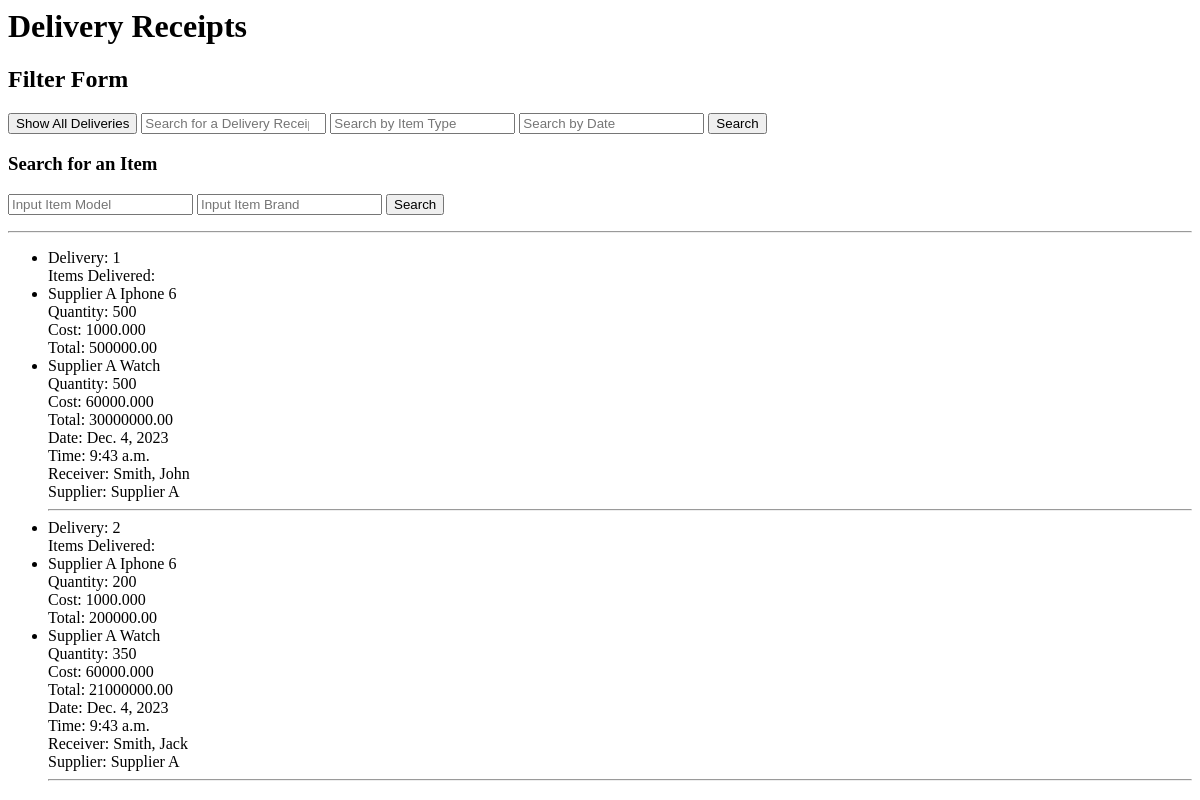
/delivery/, run on an earlier commit of the app's database.
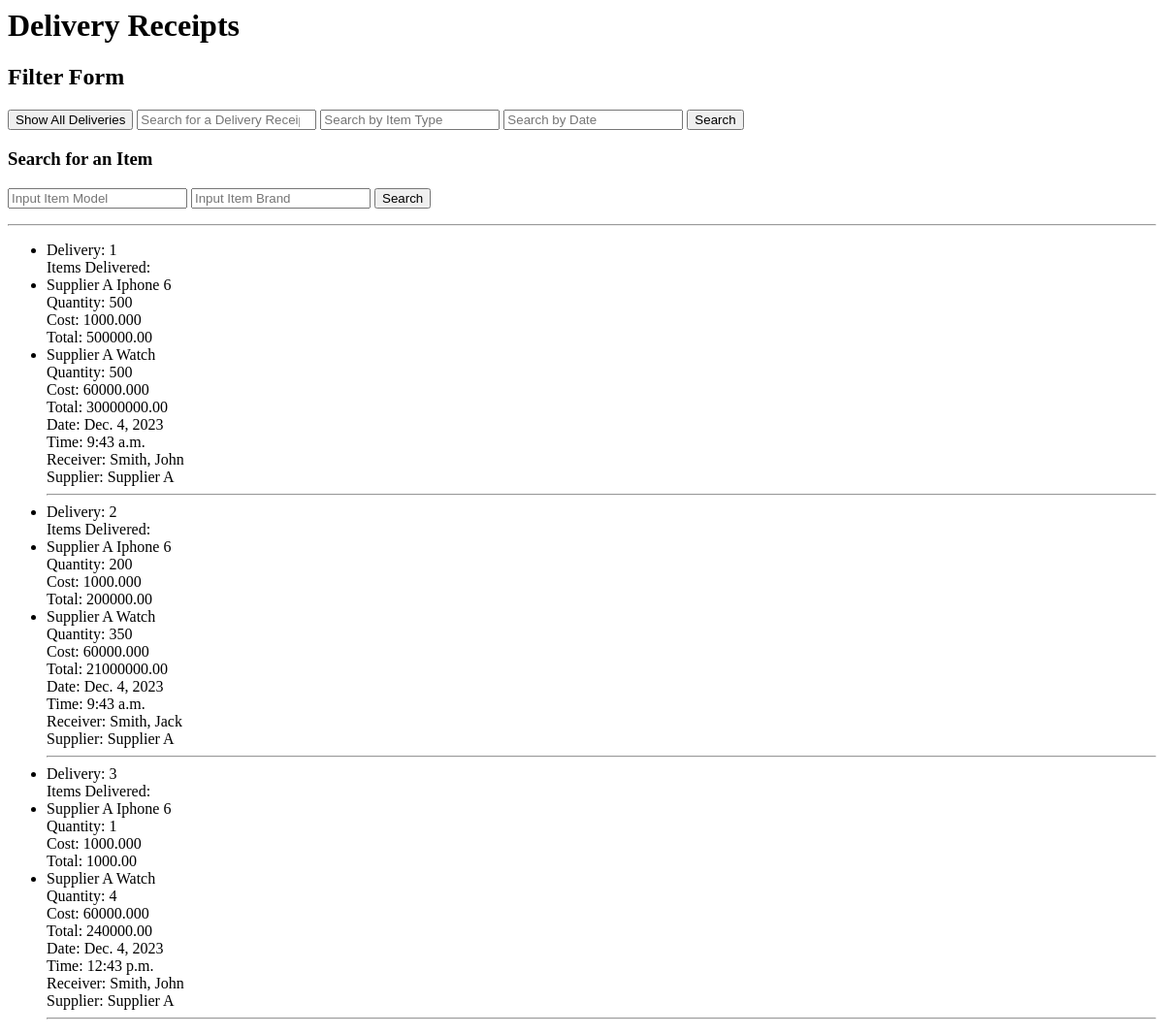
And on a later commit of the database.
### supplier/models.py (models this page shows, shortened)
class Delivery(models.Model):
    delivery_number = models.AutoField(primary_key=True, unique=True)
    order = models.ForeignKey("staff.Order", on_delete=models.CASCADE, null=True, blank=True, related_name='delivered_items')
    delivery_date = models.DateField(auto_now_add=True)
    delivery_time = models.TimeField(auto_now_add=True)

class Supplier(models.Model):
    supplier_name = models.CharField(max_length = 300, primary_key = True)
    supplier_phone_number = models.CharField(max_length = 300)
    def __str__(self):
        return f"{self.supplier_name}"

### items/models.py (models this page shows, shortened)
class DeliveredItem(models.Model):
    ordered_item = models.ForeignKey('OrderedItem', on_delete=models.CASCADE)
    delivery = models.ForeignKey(Delivery, on_delete=models.CASCADE, related_name='delivered_items')

class OrderedItem(models.Model):
    item = models.ForeignKey('SupplierItem', on_delete=models.CASCADE)
    order = models.ForeignKey(Order, on_delete=models.CASCADE)
    order_quantity = models.IntegerField()
    order_total_cost = models.DecimalField(max_digits=10, decimal_places=2, default=0, editable=False)

class SupplierItem(models.Model):
    TIMEPIECES = 'Timepieces'
    DIGITAL_CAMERAS = 'Digital Cameras and Accessories'
    MOBILE_PHONES = 'Mobile Phones'
    SMALL_APPLIANCES = 'Small Appliances'
    ITEM_TYPE_CHOICES = [
        (TIMEPIECES, 'Timepieces'),
        (DIGITAL_CAMERAS, 'Digital Cameras and Accessories'),
        (MOBILE_PHONES, 'Mobile Phones'),
        (SMALL_APPLIANCES, 'Small Appliances'),
    ]
    supplier_item_number = models.AutoField(primary_key=True, unique=True)
    supplier_item_brand = models.CharField(max_length=300)
    supplier_item_model = models.CharField(max_length=300)
    supplier_item_qty = models.IntegerField()
    supplier_item_type = models.CharField(max_length=300, choices=ITEM_TYPE_CHOICES)
    supplier_item_cost = models.DecimalField(max_digits=10, decimal_places=3)
    supplier_item_total_cost = models.DecimalField(max_digits=10, decimal_places=2, default=0, editable=False)
    supplier =  models.ForeignKey(Supplier, on_delete=models.CASCADE, null=False, blank=False)

### staff/models.py (models this page shows, shortened)
class Order(models.Model):
    order_number = models.AutoField(primary_key=True, unique=True)
    receiver = models.ForeignKey(Receiver, on_delete=models.CASCADE, null=False, blank=False)
    supplier = models.ForeignKey(Supplier, on_delete=models.CASCADE, null=False, blank=False)
    order_date = models.DateField(auto_now_add=True)
    order_time = models.TimeField(auto_now_add=True)
    isDelivered = models.BooleanField(default=False)

class Receiver(models.Model):
    staff = models.OneToOneField(Staff, on_delete=models.CASCADE)
    receiver_number = models.AutoField(primary_key=True)
    def __str__(self):
        return f"{self.staff.staff_last_name}, {self.staff.staff_first_name}"

class Staff(models.Model):
    REGULAR = 'Regular'
    ISSUER = 'Issuer'
    RECEIVER = 'Receiver'
    STAFF_TYPE_CHOICES = [
        (REGULAR, 'Regular'),
        (ISSUER, 'Issuer'),
        (RECEIVER, 'Receiver'),
    ]
    staff_number = models.AutoField(primary_key=True, unique=True)
    staff_first_name = models.CharField(max_length=300)
    staff_last_name = models.CharField(max_length=300)
    staff_phone_number = models.IntegerField()
    staff_type = models.CharField(max_length=300, choices=STAFF_TYPE_CHOICES)

### delivery/views.py (the view, shortened to what this page needs)
# urls.py: path('', views.filter_view, name='filter')
def filter_view(request):
    qs = Delivery.objects.select_related('order__receiver', 'order__supplier')
    showAll_query = request.GET.get('show_all')
    byDeliveryNumber_query = request.GET.get('search_by_deliverynumber')
    byItemModel_query = request.GET.get('search_by_item_model')
    byItemBrand_query = request.GET.get('search_by_item_brand')
    byItemType_query = request.GET.get('search_by_item_type')
    byDate_query = request.GET.get('search_by_date')
    byReceiver_query = request.GET.get('search_by_receiver')
    bySupplier_query = request.GET.get('search_by_supplier')
    context = {
        'queryset': qs,
        'delivered_items': DeliveredItem.objects.filter(delivery__in=qs)
    }
    return render(request, 'delivery/filter.html', context)

### delivery/templates/delivery/filter.html
{% block title %} <h1> Delivery Receipts </h1> {% endblock %}
{% block header %}
<h2> Filter Form </h2>
{% endblock %}
{% block content %}
<form method="GET" action=".">
    <button name="show_all"> Show All Deliveries </button>
    <input type="search" name="search_by_deliverynumber" placeholder="Search for a Delivery Receipt" />
    <input type="search" name="search_by_item_type" placeholder="Search by Item Type" />
    <input type="search" name="search_by_date" placeholder="Search by Date" />
    <button type="submit"> Search </button>
</form>
<h3>Search for an Item </h3>
<form method="GET" action=".">
    <input type="search" name="search_by_item_model" placeholder="Input Item Model" />
    <input type="search" name="search_by_item_brand" placeholder="Input Item Brand" />
    <button type="submit"> Search </button>
</form>
<hr />
<div>
    <ul>
        {% for query in queryset %}
        <li>
            <span> Delivery: {{ query.delivery_number }} </span> <br>
            <span> Items Delivered: {% for delivered_item in query.delivered_items.all %}
        <li>{{ delivered_item.ordered_item.item.supplier_item_brand }}
            {{ delivered_item.ordered_item.item.supplier_item_model}} <br>
            Quantity: {{delivered_item.ordered_item.order_quantity}}
            <br>
            Cost: {{delivered_item.ordered_item.item.supplier_item_cost }}
            <br>
            Total: {{delivered_item.ordered_item.order_total_cost}}
        </li>
        {% endfor %}
        </span>
        <span> Date: {{ query.delivery_date }} </span> <br>
        <span> Time: {{ query.delivery_time }} </span> <br>
        <span> Receiver: {{ query.order.receiver }} </span> <br>
        <span> Supplier: {{ query.order.supplier }} </span>
        </li>
        <hr />
        {% endfor %}
    </ul>
</div>
{% endblock %}

What changed in the data, as far as the page shows it:
added Delivery: delivery_number "3", delivery_date "Dec. 4, 2023", delivery_time "12:43 p.m.", order.receiver "Smith, John", order.supplier "Supplier A"
added DeliveredItem: ordered_item.item.supplier_item_brand "Supplier A", ordered_item.item.supplier_item_model "Iphone 6", ordered_item.order_quantity "1", ordered_item.item.supplier_item_cost "1000.000", ordered_item.order_total_cost "1000.00", shown under "3"
added DeliveredItem: ordered_item.item.supplier_item_brand "Supplier A", ordered_item.item.supplier_item_model "Watch", ordered_item.order_quantity "4", ordered_item.item.supplier_item_cost "60000.000", ordered_item.order_total_cost "240000.00", shown under "3"
